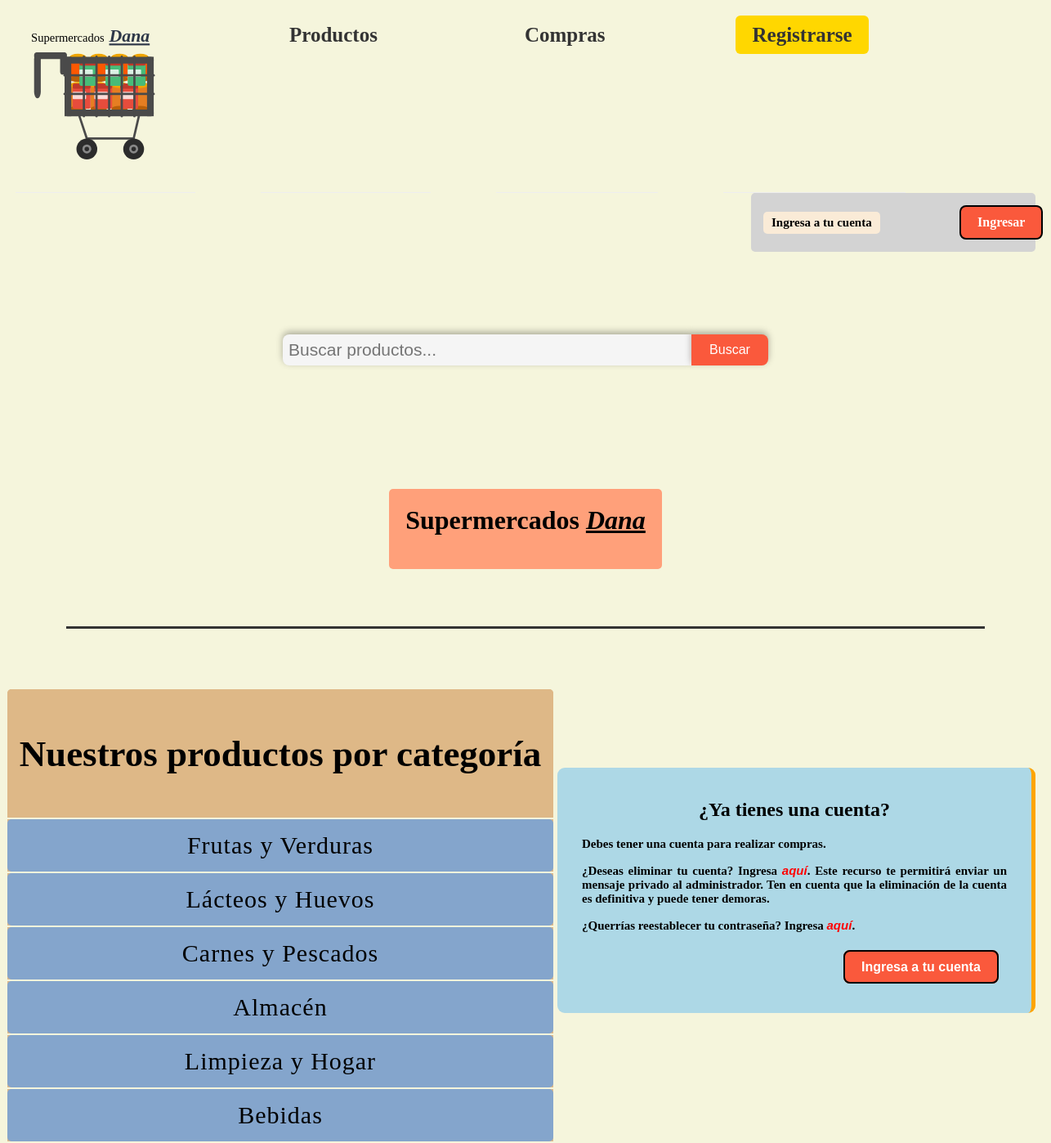
The page / on the database its author committed.
### productos/models.py (models this page shows, shortened)
class Categoria(models.Model):
    nombre = models.CharField(max_length=100)
    descripcion=models.TextField(blank=True)

### productos/views.py (the view)
# urls.py: path('', views.inicio, name='inicio'),
def inicio(request):
    categorias = Categoria.objects.all()
    productos_destacados = Producto.objects.filter(stock__gt=0)[:6]
    context = {
        'categorias': categorias,
        'productos_destacados': productos_destacados,
    }
    return render(request, 'inicio.html', context)

### productos/context_processors.py (called while the page is built)
def busqueda_global(request):
    query = request.GET.get('q', '').strip()
    resultados_busqueda = []
    if query:
        resultados_busqueda = Producto.objects.filter(
           nombre__icontains= query,
        )[:6]
    return {
        'resultados_busqueda': resultados_busqueda,
        'query_global': query,
    }

### templates/inicio.html (shortened to what this page needs)
{% extends 'base.html' %}
{% block content %}
<div class="logo-intro">
       <h1>Supermercados <span><u>Dana</u></span></h1>
</div>
<hr>
<div class="list-categories">
  <table>
    <th><h2>Nuestros productos por categoría</h2></th>
    {% for categoria in categorias %}
        <tr>
          <td>{{ categoria.nombre }}</td>
        </tr>
    {% endfor %}
  </table>
</div>
<div id="position" class="left">
  <br>
  <h2>¿Ya tienes una cuenta?</h2>
  <p> Debes tener una cuenta para realizar compras.</p>
  <p>¿Deseas eliminar tu cuenta? Ingresa
    <a href="{% url 'clientes:soporte' %}" style="font-style:italic;">aquí</a>.
    Este recurso te permitirá enviar un mensaje privado al administrador.
    Ten en cuenta que la eliminación de la cuenta es definitiva y puede
    tener demoras.
  </p>
  <p>¿Querrías reestablecer tu contraseña? Ingresa
    <a href="{% url 'clientes:reset_password' %}" style="font-style:italic;">aquí</a>.
  </p>
  <br>
  {% if request.user.is_authenticated %}
    <a href="{% url 'clientes:perfil' %}" class="swell" style="margin-right: auto;">
        Mi cuenta
    </a>
  {% else %}
     <a href="{% url 'clientes:login' %}" class="swell">
        Ingresa a tu cuenta
     </a>
  {% endif %}
</div>
{% endblock %}

### static/css/navbar.css (style rules this page uses)
h1 { text-align: center; margin-top:auto; }
span { font-style: italic; text-decoration: none; }
.logo-intro { background-color: lightsalmon; border-radius: 5px; margin-top:50px; max-width: fit-content; justify-self:center; color: black; padding: 20px; }
hr { margin-block:70px; border: none; height: 3px; background-color: #333; width: 90%; }
table { margin-top: 2px; justify-content:space-around; border-radius: 6px solid; position:absolute; border: 2px; margin-right: 600px; }
td { letter-spacing: 1px; font-weight: 400; padding: 15px; display: flex; color: black; border-radius:5px; justify-content: space-evenly; border-color: aliceblue; background-color: rgb(132, 165, 204); }
th { text-align: center; background-color: burlywood; padding: 15px; border-radius:5px 5px 0 0; color: black; font-size: 30px; font-weight: 600; }
tr { background-color: burlywood; padding: 4px; border-radius:5px 5px 0 0; color: black; font-size: 30px; font-weight: 600; }
p { text-align:center; }
.list-categories { justify-content:center; display: flex; margin: auto; border-radius: 7px; }
a { text-decoration: none; color: inherit; }
body { background-color: beige; padding: 5px; margin: 14px; }

### static/css/inicio.css (style rules this page uses)
#position { margin-top: 100px; display: block; flex-direction: row; justify-content: space-between; background-color: lightblue; width: 580px; height: 300px; border-left: none; border-radius: 9px; border-right: solid 5px orange; }
p { color: black; font-size: 15px; text-align: justify; text-justify: newspaper; line-break:auto; word-spacing: normal; font-weight: 600; hyphens: auto; justify-content: flex-start; margin-left: 30px; margin-right: 30px; }
#position a { color:red; margin-bottom: 34px; text-decoration: none; font-family: sans-serif; }
.swell:not(#position) { background-color: #fa593c; margin-top: 200px; margin-left: 350px; color:white; border: 2px solid; border-color: black; text-align:center; border-radius: 8px; padding: 10px 20px; font-weight: 600; cursor: pointer; }
#position h2 { text-align: center; }
.left { margin-left: auto; }

### rows shown on the page
Categoria: nombre "Frutas y Verduras"
Categoria: nombre "Lácteos y Huevos"
Categoria: nombre "Carnes y Pescados"
Categoria: nombre "Almacén"
Categoria: nombre "Limpieza y Hogar"
Categoria: nombre "Bebidas"
